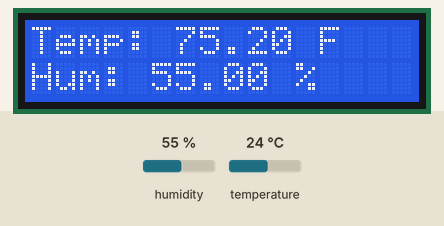
Bench run of a sketch on a simulated Arduino Uno, built with avr-gcc and run on an emulated ATmega328P. Shown: 16×2 character LCD. The test bench sets the inputs (shaded band); at power-on: humidity 55 %, temperature 24 °C.

Above: at 1.2 s.
1.3 s: humidity set to 22 %
At 4.0 s:
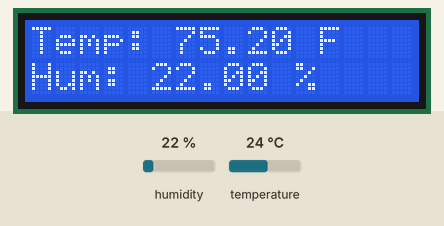
5.2 s: temperature set to 12 °C
At 7.4 s:
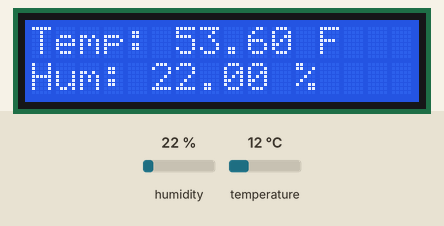
9.1 s: humidity set to 40 %
At 9.6 s:
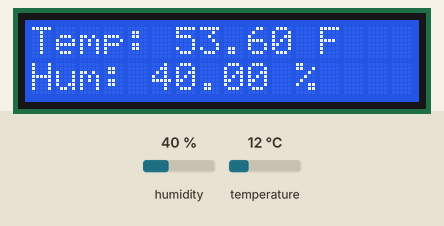
13.0 s: temperature set to 19 °C
At 16.3 s:
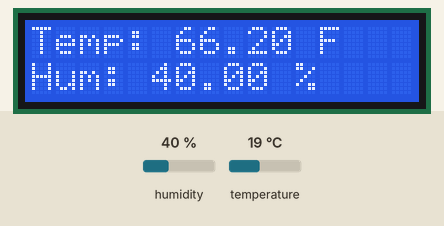
Timing chart, 0 to 17.8 s (numbered marks = the images above; inputs shaded):
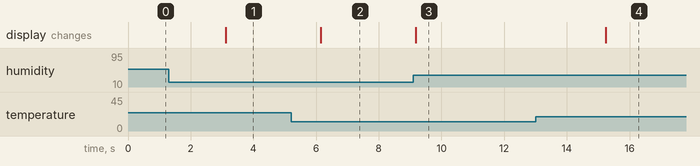

Measured:
- after the input at 1.3 s, the display: changes after 1.8 s (image 1)
- after the input at 5.2 s, the display: changes after 0.95 s (image 2)
- after the input at 9.1 s, the display: changes after 0.08 s (image 3)
- after the input at 13.0 s, the display: changes after 2.2 s (image 4)

The sketch:

Thermostat_Humidity.ino
```cpp
#include <DHT.h>
#include <LiquidCrystal.h>

#define DHTPIN 13     // Digital pin connected to the DHT sensor
#define DHTTYPE DHT11   // DHT 11
LiquidCrystal lcd(7, 8, 9, 10, 11, 12);//pins

DHT dht(DHTPIN, DHTTYPE);

void setup() {
  lcd.begin(16, 2);//x and y length
  dht.begin();
}

void loop() {
  float hum = dht.readHumidity();
  float temp = (dht.readTemperature() * 9.0)/5.0 + 32.0;// Convert Celcius to Fahrenheit

  lcd.clear();
  lcd.setCursor(0, 0);
  lcd.print("Temp: ");
  lcd.print(temp);
  lcd.print(" F");
  lcd.setCursor(0, 1);
  lcd.print("Hum: ");
  lcd.print(hum);
  lcd.print(" %");
  delay(3000);
}
```
